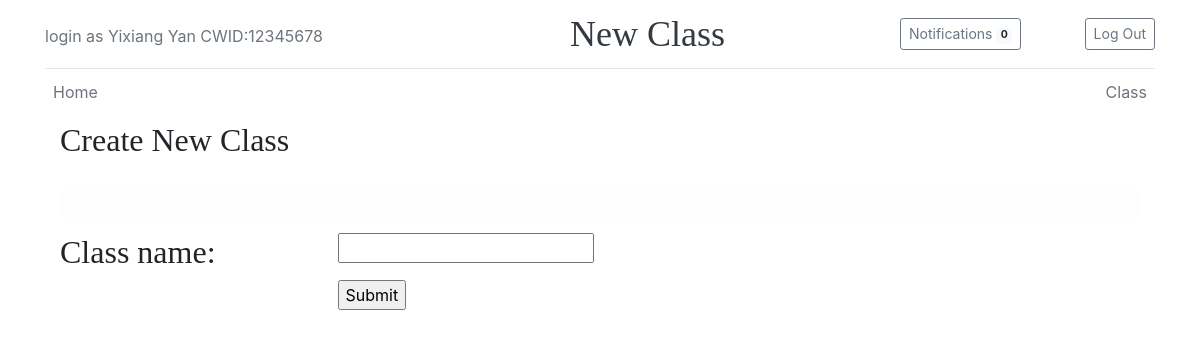
Screenshot of /create_class.php (signed in) with the database file from the repository.
### tables this page shows
CREATE TABLE `users` (
  `CWID` int(20) NOT NULL,
  `firstname` varchar(100) NOT NULL,
  `lastname` varchar(100) NOT NULL,
  `username` varchar(100) NOT NULL,
  `password` varchar(100) NOT NULL
);

### create_class.php (the view, shortened to what this page needs)
<!doctype html>
<html lang="en">
<head>
  <link rel="stylesheet" href="https://stackpath.bootstrapcdn.com/bootstrap/4.4.1/css/bootstrap.min.css">
  <link rel="stylesheet" href="https://use.fontawesome.com/releases/v5.6.3/css/all.css"></head>
  <link href="homepage.css" rel="stylesheet">
<?php
$account= $_SESSION['username'];
include 'dbconnect.php';
$sql = "SELECT * from users where username = '$account'";
$result = mysqli_query($db ,$sql);
if (mysqli_num_rows($result) > 0 ){
    $row = mysqli_fetch_assoc($result);
}
?>
</head>
<body>
<div class="container">
<header class="home-header py-3">
    <div class="row flex-nowrap justify-content-between align-items-center">
      <div class="col-4 pt-1">
        <a class="text-muted" href=""><?php echo "login as " .$row["firstname"] ." ".$row["lastname"]." CWID:".$row["CWID"] ; ?></a>
      </div>
      <div class="col-5 text-center">
        <a class="home-header-logo text-dark" href="">New Class</a>
      </div>
      <div class="col-3 d-flex justify-content-between ">
        <a class="btn btn-sm btn-outline-secondary" href="">Notifications <span class="badge badge-light">0</span> </a>
        <a class="btn btn-sm btn-outline-secondary" href="login.php">Log Out</a>
      </div>
    </div>
  </header>
  <div class="nav-scroller py-1 mb-2">
    <nav class="nav d-flex justify-content-between">
      <a class="p-2 text-muted" href="homepage.php">Home</a>
      <a class="p-2 text-muted" href="">Class</a>
    </nav>
  </div>
  <div class="container">
<div class="row">
    <div class="col">
        <h2>Create New Class</h2>
    </div>
</div>
<br>
<div class="alert alert-light" role="alert"> <?php if (isset($_GET['errormsg'])) {
                                                  } ?></div>
<form  method="post" enctype="multipart/form-data">
    <div class="row">
        <div class="col-3">
            <h2>Class name:</h2>
        </div>
        <div class="col-3">
            <input type="text" name="class_name" required>
        </div>
    </div>
    <div class="row">
        <div class="col-3 offset-3">
            <input type="submit" name="submit" value="Submit">
        </div>
    </div>
</form>
</body>
</html>

### homepage.css (style rules this page uses)
.home-header { line-height: 1; border-bottom: 1px solid #e5e5e5; }
.home-header-logo { font-family: "Playfair Display", Georgia, "Times New Roman", serif; font-size: 2.25rem; }
h1, h2, h3, h4, h5, h6 { font-family: "Playfair Display", Georgia, "Times New Roman", serif; }
.nav-scroller { position: relative; z-index: 2; height: 2.75rem; overflow-y: hidden; }
.nav-scroller .nav { display: -ms-flexbox; display: flex; -ms-flex-wrap: nowrap; flex-wrap: nowrap; padding-bottom: 1rem; margin-top: -1px; overflow-x: auto; text-align: center; white-space: nowrap; -webkit-overflow-scrolling: touch; }

### rows the page displays
users: firstname "Yixiang", lastname "Yan", CWID "12345678"
